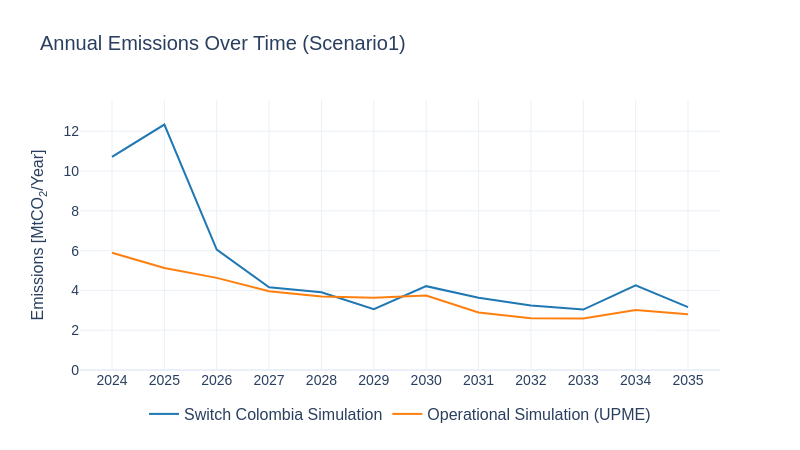

Here is the notebook cell this chart was saved with:
### Code cell
sw.scenarios.annual_emissions_combined(
    dataframes=[em_sw, em_upme],
    x_axis='PERIOD',
    y_axis='AnnualEmissions_MtCO2_per_yr',
    labels=['Switch Colombia Simulation', 'Operational Simulation (UPME)'],
    colors=['#1f77b4', '#ff7f0e'],
    folder=scenario_name,
    title=scenario_name
)

### Figure 1 — Plotly figure (JSON) as saved in the notebook; plotly's stock layout.template omitted (floating-point values rounded to 4 significant figures)
{"data": [{"line": {"color": "#1f77b4"}, "mode": "lines+text", "name": "Switch Colombia Simulation", "type": "scatter", "x": [2024, 2025, 2026, 2027, 2028, 2029, 2030, 2031, 2032, 2033, 2034, 2035], "y": [10.71, 12.34, 6.049, 4.156, 3.909, 3.053, 4.214, 3.634, 3.239, 3.036, 4.255, 3.16]}, {"line": {"color": "#ff7f0e"}, "mode": "lines+text", "name": "Operational Simulation (UPME)", "type": "scatter", "x": [2024, 2025, 2026, 2027, 2028, 2029, 2030, 2031, 2032, 2033, 2034, 2035], "y": [5.89, 5.13, 4.63, 3.96, 3.7, 3.63, 3.74, 2.89, 2.6, 2.59, 3.01, 2.8]}], "layout": {"font": {"family": "Arial", "size": 16}, "height": 450, "legend": {"orientation": "h", "x": 0.5, "xanchor": "center", "y": -0.1}, "showlegend": true, "title": {"font": {"family": "Arial", "size": 20}, "text": "Annual Emissions Over Time (Scenario1)"}, "width": 800, "xaxis": {"tickfont": {"family": "Arial", "size": 14}, "tickvals": [2024, 2025, 2026, 2027, 2028, 2029, 2030, 2031, 2032, 2033, 2034, 2035], "title": {"font": {"family": "Arial", "size": 18}, "text": ""}}, "yaxis": {"range": [0, 13.57], "tickfont": {"family": "Arial", "size": 14}, "title": {"font": {"family": "Arial", "size": 16}, "text": "Emissions [MtCO<sub>2</sub>/Year]"}}}}
